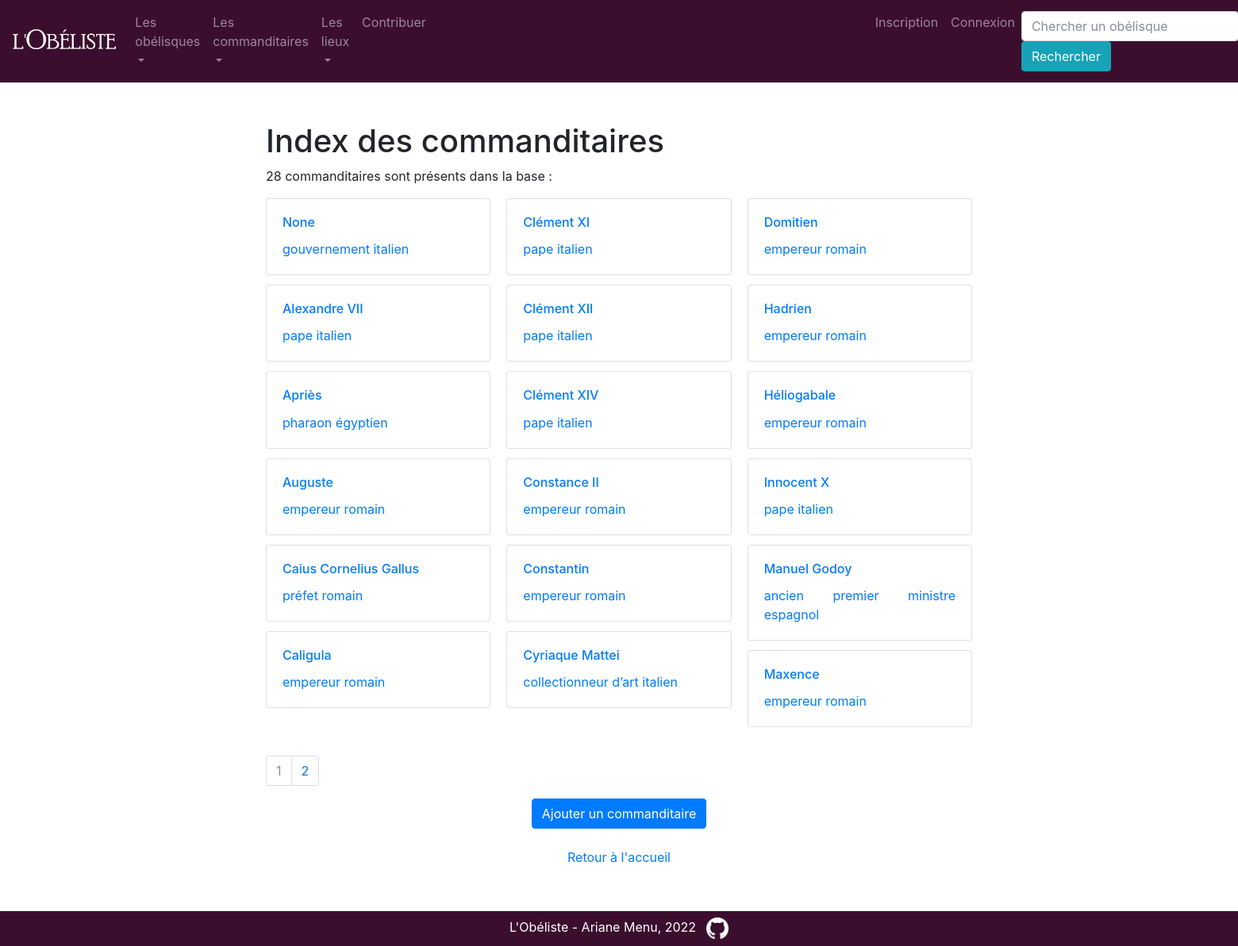
/index_personnes, run on an earlier commit of the app's database.
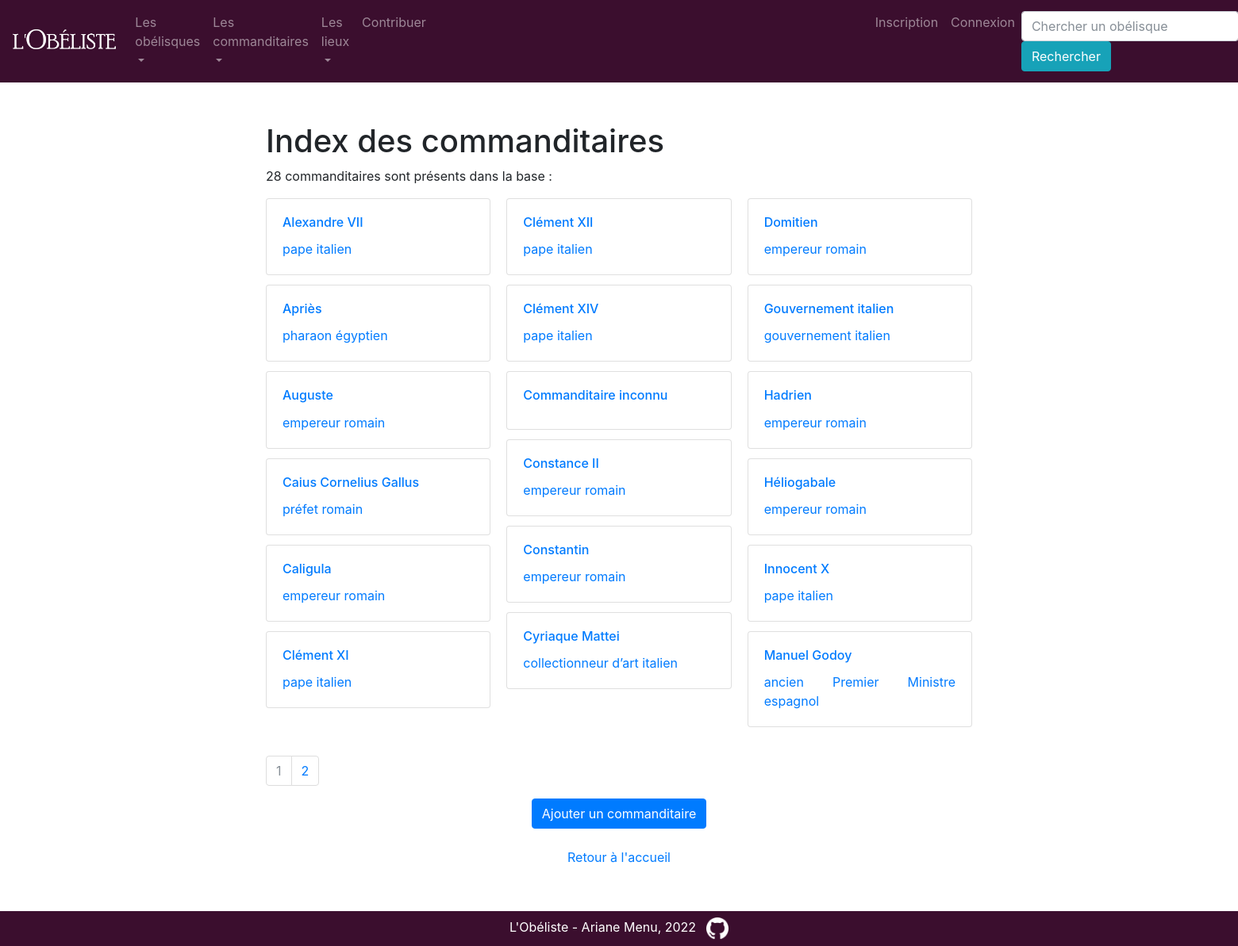
And on a later commit of the database.
### app/modeles/donnees.py (models this page shows, shortened)
class Personne(db.Model):
    personne_id = db.Column(db.Integer, unique=True, nullable=False, primary_key=True, autoincrement=True)
    personne_nom = db.Column(db.Text)
    personne_fonction = db.Column(db.Text)
    personne_nationalite = db.Column(db.Text)
    erige = db.relationship("Erige", back_populates="personne")
    authorships = db.relationship("Authorship", back_populates="personne")

### app/routes/generic.py (the view)
@app.route("/index_personnes")
def index_personnes():
    page = request.args.get("page", 1)
    if isinstance(page, str) and page.isdigit():
        page = int(page)
    else:
        page = 1
    resultats = Personne.query.order_by(Personne.personne_nom).paginate(page=page, per_page=RESULTATS_PAR_PAGE)
    return render_template("pages/index_personnes.html", resultats=resultats)

### app/templates/pages/index_personnes.html (shortened to what this page needs)
{% extends "conteneur.html" %}
{% block corps %}
<div class="centrer_contenu">
    <h1>Index des commanditaires</h1>
    {% if resultats %}
    <p>{{resultats.total}} commanditaires sont présents dans la base :</p>
    <div class="card-columns">
        {% for personne in resultats.items %}
        <div class="card">
            <a href="{{url_for('personne', personne_id=personne.personne_id)}}">
                <div class="card-body">
                    <h6 class="card-title">{{personne.personne_nom}}</h6>
                    <p class="card-text">{% if personne.personne_fonction %}{{personne.personne_fonction}}{% endif %} {%
                        if personne.personne_fonction %}{{personne.personne_nationalite}}{% endif %}</p>
                </div>
            </a>
        </div>
        {% endfor %}
    </div>
    <br>
    <nav aria-label="research-pagination">
        <ul class="pagination">
            {%- for page in resultats.iter_pages() %}
            {% if page %}
            {% if page != resultats.page %}
            <li class="page-item">
                <a class="page-link" href="{{ url_for('index_personnes', page=page) }}">{{page}}</a>
            </li>
            {% else %}
            <li class="page-item active disabled">
                <a class="page-link">{{page}} <span class="sr-only">(actuelle)</span></a>
            </li>
            {% endif %}
            {% else %}
            <li class="page-item disabled">
                <a class="page-link">...</a>
            </li>
            {% endif %}
            {%- endfor %}
        </ul>
    </nav>
    {% endif %}
    <div align="center">
        <a href="{{url_for('personne_add')}}" class="btn btn-primary">Ajouter un commanditaire</a>
        <br>
        <br>
        <a href="{{url_for('accueil')}}">Retour à l'accueil</a>
    </div>
</div>
{% endblock %}

What changed in the data, as far as the page shows it:
no longer on this page (row unchanged): Personne: personne_nom "Maxence", personne_fonction "empereur", personne_nationalite "romain"
now on this page (row edited): Personne: personne_nom "Commanditaire inconnu"
changed Personne "gouvernement": personne_nom "None" → "Gouvernement italien"; moves down the list
changed Personne "Manuel Godoy": personne_fonction "ancien premier ministre" → "ancien Premier Ministre"
